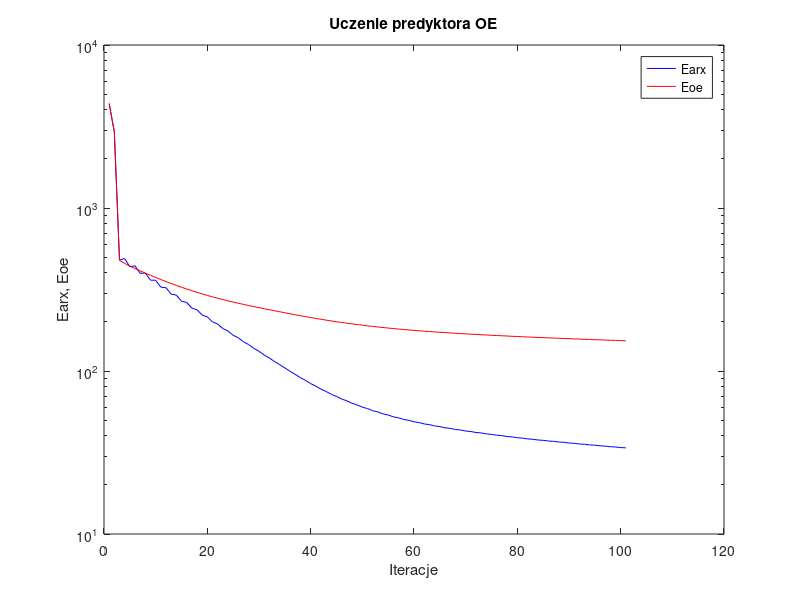
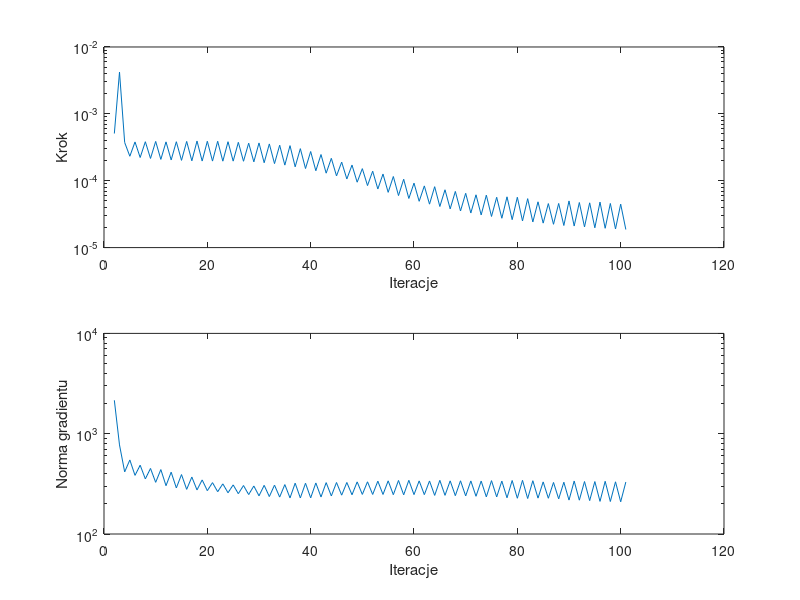

Source code (MATLAB) for these figures, in order:
%uczenie predyktora oe
clear all;
n=0; farx(n+1)=4.363777e+003; foe(n+1)=4.384953e+003; wspucz(n+1)=0.000000e+000; ng(n+1)=0.000000e+000;
n=1; farx(n+1)=2.917408e+003; foe(n+1)=2.940115e+003; krok(n+1)=5.081655e-004; ng(n+1)=2.153559e+003;
n=2; farx(n+1)=4.794214e+002; foe(n+1)=4.769271e+002; krok(n+1)=4.210497e-003; ng(n+1)=7.728291e+002;
n=3; farx(n+1)=4.894001e+002; foe(n+1)=4.572310e+002; krok(n+1)=3.729504e-004; ng(n+1)=4.162755e+002;
n=4; farx(n+1)=4.357184e+002; foe(n+1)=4.401216e+002; krok(n+1)=2.322394e-004; ng(n+1)=5.472186e+002;
n=5; farx(n+1)=4.421172e+002; foe(n+1)=4.251073e+002; krok(n+1)=3.800744e-004; ng(n+1)=3.842304e+002;
n=6; farx(n+1)=3.972623e+002; foe(n+1)=4.112135e+002; krok(n+1)=2.224690e-004; ng(n+1)=4.851887e+002;
n=7; farx(n+1)=3.993365e+002; foe(n+1)=3.983340e+002; krok(n+1)=3.831728e-004; ng(n+1)=3.543108e+002;
n=8; farx(n+1)=3.608560e+002; foe(n+1)=3.862614e+002; krok(n+1)=2.154098e-004; ng(n+1)=4.504007e+002;
n=9; farx(n+1)=3.602505e+002; foe(n+1)=3.748729e+002; krok(n+1)=3.870231e-004; ng(n+1)=3.274355e+002;
n=10; farx(n+1)=3.269128e+002; foe(n+1)=3.639900e+002; krok(n+1)=2.084136e-004; ng(n+1)=4.389143e+002;
n=11; farx(n+1)=3.242883e+002; foe(n+1)=3.538528e+002; krok(n+1)=3.812452e-004; ng(n+1)=3.031655e+002;
n=12; farx(n+1)=2.962445e+002; foe(n+1)=3.442359e+002; krok(n+1)=2.045351e-004; ng(n+1)=4.133139e+002;
n=13; farx(n+1)=2.920373e+002; foe(n+1)=3.351457e+002; krok(n+1)=3.831728e-004; ng(n+1)=2.879441e+002;
n=14; farx(n+1)=2.684129e+002; foe(n+1)=3.266248e+002; krok(n+1)=2.015675e-004; ng(n+1)=3.913592e+002;
n=15; farx(n+1)=2.632200e+002; foe(n+1)=3.185577e+002; krok(n+1)=3.870864e-004; ng(n+1)=2.786131e+002;
n=16; farx(n+1)=2.432999e+002; foe(n+1)=3.109902e+002; krok(n+1)=1.985317e-004; ng(n+1)=3.696804e+002;
n=17; farx(n+1)=2.374187e+002; foe(n+1)=3.038523e+002; krok(n+1)=3.920873e-004; ng(n+1)=2.750258e+002;
n=18; farx(n+1)=2.205932e+002; foe(n+1)=2.971545e+002; krok(n+1)=1.969720e-004; ng(n+1)=3.461015e+002;
n=19; farx(n+1)=2.144701e+002; foe(n+1)=2.908992e+002; krok(n+1)=3.889679e-004; ng(n+1)=2.704165e+002;
n=20; farx(n+1)=2.003198e+002; foe(n+1)=2.850356e+002; krok(n+1)=1.966794e-004; ng(n+1)=3.251769e+002;
n=21; farx(n+1)=1.940942e+002; foe(n+1)=2.795158e+002; krok(n+1)=3.889679e-004; ng(n+1)=2.640238e+002;
n=22; farx(n+1)=1.820487e+002; foe(n+1)=2.743119e+002; krok(n+1)=1.960919e-004; ng(n+1)=3.161786e+002;
n=23; farx(n+1)=1.759480e+002; foe(n+1)=2.694259e+002; krok(n+1)=3.831728e-004; ng(n+1)=2.577506e+002;
n=24; farx(n+1)=1.656310e+002; foe(n+1)=2.647897e+002; krok(n+1)=1.963632e-004; ng(n+1)=3.087659e+002;
n=25; farx(n+1)=1.597843e+002; foe(n+1)=2.604362e+002; krok(n+1)=3.749852e-004; ng(n+1)=2.523147e+002;
n=26; farx(n+1)=1.508709e+002; foe(n+1)=2.562319e+002; krok(n+1)=1.954649e-004; ng(n+1)=3.042207e+002;
n=27; farx(n+1)=1.453071e+002; foe(n+1)=2.522959e+002; krok(n+1)=3.643336e-004; ng(n+1)=2.472796e+002;
n=28; farx(n+1)=1.376379e+002; foe(n+1)=2.484349e+002; krok(n+1)=1.915864e-004; ng(n+1)=3.009415e+002;
n=29; farx(n+1)=1.320902e+002; foe(n+1)=2.447486e+002; krok(n+1)=3.674633e-004; ng(n+1)=2.403137e+002;
n=30; farx(n+1)=1.254048e+002; foe(n+1)=2.410773e+002; krok(n+1)=1.858436e-004; ng(n+1)=3.055903e+002;
n=31; farx(n+1)=1.201329e+002; foe(n+1)=2.376479e+002; krok(n+1)=3.551278e-004; ng(n+1)=2.361701e+002;
n=32; farx(n+1)=1.143552e+002; foe(n+1)=2.341804e+002; krok(n+1)=1.803354e-004; ng(n+1)=3.071024e+002;
n=33; farx(n+1)=1.094008e+002; foe(n+1)=2.309804e+002; krok(n+1)=3.395966e-004; ng(n+1)=2.333539e+002;
n=34; farx(n+1)=1.044640e+002; foe(n+1)=2.276707e+002; krok(n+1)=1.711903e-004; ng(n+1)=3.109245e+002;
n=35; farx(n+1)=9.964105e+001; foe(n+1)=2.246071e+002; krok(n+1)=3.347436e-004; ng(n+1)=2.289752e+002;
n=36; farx(n+1)=9.539938e+001; foe(n+1)=2.213731e+002; krok(n+1)=1.614953e-004; ng(n+1)=3.210520e+002;
n=37; farx(n+1)=9.110902e+001; foe(n+1)=2.185539e+002; krok(n+1)=3.019151e-004; ng(n+1)=2.287987e+002;
n=38; farx(n+1)=8.754896e+001; foe(n+1)=2.155388e+002; krok(n+1)=1.522476e-004; ng(n+1)=3.205868e+002;
n=39; farx(n+1)=8.371655e+001; foe(n+1)=2.129411e+002; krok(n+1)=2.734728e-004; ng(n+1)=2.292874e+002;
n=40; farx(n+1)=8.073988e+001; foe(n+1)=2.101156e+002; krok(n+1)=1.410971e-004; ng(n+1)=3.227231e+002;
n=41; farx(n+1)=7.733823e+001; foe(n+1)=2.077352e+002; krok(n+1)=2.463545e-004; ng(n+1)=2.339517e+002;
n=42; farx(n+1)=7.485322e+001; foe(n+1)=2.051006e+002; krok(n+1)=1.297027e-004; ng(n+1)=3.252887e+002;
n=43; farx(n+1)=7.191755e+001; foe(n+1)=2.029675e+002; krok(n+1)=2.162775e-004; ng(n+1)=2.395595e+002;
n=44; farx(n+1)=6.985047e+001; foe(n+1)=2.005442e+002; krok(n+1)=1.180809e-004; ng(n+1)=3.260692e+002;
n=45; farx(n+1)=6.732053e+001; foe(n+1)=1.986371e+002; krok(n+1)=1.897438e-004; ng(n+1)=2.439315e+002;
n=46; farx(n+1)=6.560461e+001; foe(n+1)=1.964254e+002; krok(n+1)=1.062896e-004; ng(n+1)=3.263731e+002;
n=47; farx(n+1)=6.336953e+001; foe(n+1)=1.947078e+002; krok(n+1)=1.714180e-004; ng(n+1)=2.460682e+002;
n=48; farx(n+1)=6.193712e+001; foe(n+1)=1.926602e+002; krok(n+1)=9.501859e-005; ng(n+1)=3.308959e+002;
n=49; farx(n+1)=6.000234e+001; foe(n+1)=1.911275e+002; krok(n+1)=1.516739e-004; ng(n+1)=2.480870e+002;
n=50; farx(n+1)=5.880835e+001; foe(n+1)=1.892719e+002; krok(n+1)=8.459568e-005; ng(n+1)=3.314627e+002;
n=51; farx(n+1)=5.708262e+001; foe(n+1)=1.878868e+002; krok(n+1)=1.389271e-004; ng(n+1)=2.479118e+002;
n=52; farx(n+1)=5.607836e+001; foe(n+1)=1.861725e+002; krok(n+1)=7.528795e-005; ng(n+1)=3.362549e+002;
n=53; farx(n+1)=5.455710e+001; foe(n+1)=1.849290e+002; krok(n+1)=1.258386e-004; ng(n+1)=2.478956e+002;
n=54; farx(n+1)=5.370926e+001; foe(n+1)=1.833613e+002; krok(n+1)=6.703667e-005; ng(n+1)=3.388518e+002;
n=55; farx(n+1)=5.235102e+001; foe(n+1)=1.822327e+002; krok(n+1)=1.156138e-004; ng(n+1)=2.465857e+002;
n=56; farx(n+1)=5.162869e+001; foe(n+1)=1.807936e+002; krok(n+1)=6.000183e-005; ng(n+1)=3.417779e+002;
n=57; farx(n+1)=5.042795e+001; foe(n+1)=1.797756e+002; krok(n+1)=1.052302e-004; ng(n+1)=2.457517e+002;
n=58; farx(n+1)=4.980481e+001; foe(n+1)=1.784629e+002; krok(n+1)=5.427827e-005; ng(n+1)=3.429008e+002;
n=59; farx(n+1)=4.878340e+001; foe(n+1)=1.775649e+002; krok(n+1)=9.199795e-005; ng(n+1)=2.470943e+002;
n=60; farx(n+1)=4.824249e+001; foe(n+1)=1.763974e+002; krok(n+1)=4.924301e-005; ng(n+1)=3.385429e+002;
n=61; farx(n+1)=4.734001e+001; foe(n+1)=1.755870e+002; krok(n+1)=8.368590e-005; ng(n+1)=2.468574e+002;
n=62; farx(n+1)=4.686746e+001; foe(n+1)=1.745191e+002; krok(n+1)=4.461789e-005; ng(n+1)=3.379765e+002;
n=63; farx(n+1)=4.601563e+001; foe(n+1)=1.737503e+002; krok(n+1)=8.147519e-005; ng(n+1)=2.425776e+002;
n=64; farx(n+1)=4.559469e+001; foe(n+1)=1.727374e+002; krok(n+1)=4.116566e-005; ng(n+1)=3.427658e+002;
n=65; farx(n+1)=4.485020e+001; foe(n+1)=1.720439e+002; krok(n+1)=7.324517e-005; ng(n+1)=2.428957e+002;
n=66; farx(n+1)=4.447529e+001; foe(n+1)=1.711269e+002; krok(n+1)=3.791849e-005; ng(n+1)=3.387426e+002;
n=67; farx(n+1)=4.379254e+001; foe(n+1)=1.704814e+002; krok(n+1)=6.918420e-005; ng(n+1)=2.410517e+002;
n=68; farx(n+1)=4.345426e+001; foe(n+1)=1.696227e+002; krok(n+1)=3.527374e-005; ng(n+1)=3.392704e+002;
n=69; farx(n+1)=4.283243e+001; foe(n+1)=1.690231e+002; krok(n+1)=6.485137e-005; ng(n+1)=2.397915e+002;
n=70; farx(n+1)=4.252563e+001; foe(n+1)=1.682224e+002; krok(n+1)=3.291660e-005; ng(n+1)=3.381758e+002;
n=71; farx(n+1)=4.195161e+001; foe(n+1)=1.676572e+002; krok(n+1)=6.158863e-005; ng(n+1)=2.376962e+002;
n=72; farx(n+1)=4.167211e+001; foe(n+1)=1.669068e+002; krok(n+1)=3.079431e-005; ng(n+1)=3.370781e+002;
n=73; farx(n+1)=4.112232e+001; foe(n+1)=1.663643e+002; krok(n+1)=6.078783e-005; ng(n+1)=2.345042e+002;
n=74; farx(n+1)=4.086388e+001; foe(n+1)=1.656374e+002; krok(n+1)=2.921834e-005; ng(n+1)=3.404508e+002;
n=75; farx(n+1)=4.036622e+001; foe(n+1)=1.651338e+002; krok(n+1)=5.658127e-005; ng(n+1)=2.341878e+002;
n=76; farx(n+1)=4.012892e+001; foe(n+1)=1.644570e+002; krok(n+1)=2.746916e-005; ng(n+1)=3.368206e+002;
n=77; farx(n+1)=3.963842e+001; foe(n+1)=1.639614e+002; krok(n+1)=5.745483e-005; ng(n+1)=2.297846e+002;
n=78; farx(n+1)=3.941736e+001; foe(n+1)=1.632937e+002; krok(n+1)=2.617217e-005; ng(n+1)=3.415212e+002;
n=79; farx(n+1)=3.894839e+001; foe(n+1)=1.628161e+002; krok(n+1)=5.658127e-005; ng(n+1)=2.271499e+002;
n=80; farx(n+1)=3.874147e+001; foe(n+1)=1.621690e+002; krok(n+1)=2.505415e-005; ng(n+1)=3.428680e+002;
n=81; farx(n+1)=3.830686e+001; foe(n+1)=1.617162e+002; krok(n+1)=5.394830e-005; ng(n+1)=2.258383e+002;
n=82; farx(n+1)=3.811166e+001; foe(n+1)=1.611045e+002; krok(n+1)=2.418894e-005; ng(n+1)=3.398659e+002;
n=83; farx(n+1)=3.773229e+001; foe(n+1)=1.606925e+002; krok(n+1)=4.837788e-005; ng(n+1)=2.277965e+002;
n=84; farx(n+1)=3.754880e+001; foe(n+1)=1.601355e+002; krok(n+1)=2.322634e-005; ng(n+1)=3.307571e+002;
n=85; farx(n+1)=3.720095e+001; foe(n+1)=1.597445e+002; krok(n+1)=4.553746e-005; ng(n+1)=2.271235e+002;
n=86; farx(n+1)=3.702800e+001; foe(n+1)=1.592234e+002; krok(n+1)=2.230894e-005; ng(n+1)=3.264892e+002;
n=87; farx(n+1)=3.668826e+001; foe(n+1)=1.588389e+002; krok(n+1)=4.572173e-005; ng(n+1)=2.239884e+002;
n=88; farx(n+1)=3.652500e+001; foe(n+1)=1.583269e+002; krok(n+1)=2.139878e-005; ng(n+1)=3.281613e+002;
n=89; farx(n+1)=3.616522e+001; foe(n+1)=1.579303e+002; krok(n+1)=4.989171e-005; ng(n+1)=2.178223e+002;
n=90; farx(n+1)=3.600730e+001; foe(n+1)=1.573930e+002; krok(n+1)=2.102242e-005; ng(n+1)=3.374689e+002;
n=91; farx(n+1)=3.567601e+001; foe(n+1)=1.570173e+002; krok(n+1)=4.724951e-005; ng(n+1)=2.173250e+002;
n=92; farx(n+1)=3.552564e+001; foe(n+1)=1.565104e+002; krok(n+1)=2.036880e-005; ng(n+1)=3.335373e+002;
n=93; farx(n+1)=3.520722e+001; foe(n+1)=1.561447e+002; krok(n+1)=4.673612e-005; ng(n+1)=2.152409e+002;
n=94; farx(n+1)=3.506337e+001; foe(n+1)=1.556500e+002; krok(n+1)=1.977673e-005; ng(n+1)=3.332930e+002;
n=95; farx(n+1)=3.474633e+001; foe(n+1)=1.552837e+002; krok(n+1)=4.789661e-005; ng(n+1)=2.114594e+002;
n=96; farx(n+1)=3.460693e+001; foe(n+1)=1.547901e+002; krok(n+1)=1.944453e-005; ng(n+1)=3.353112e+002;
n=97; farx(n+1)=3.431302e+001; foe(n+1)=1.544419e+002; krok(n+1)=4.572173e-005; ng(n+1)=2.108245e+002;
n=98; farx(n+1)=3.417883e+001; foe(n+1)=1.539725e+002; krok(n+1)=1.900886e-005; ng(n+1)=3.314894e+002;
n=99; farx(n+1)=3.390032e+001; foe(n+1)=1.536371e+002; krok(n+1)=4.462420e-005; ng(n+1)=2.094823e+002;
n=100; farx(n+1)=3.377048e+001; foe(n+1)=1.531822e+002; krok(n+1)=1.864430e-005; ng(n+1)=3.295487e+002;

figure; semilogy(farx,'b'); hold on; semilogy(foe,'r'); xlabel('Iteracje'); ylabel('Earx, Eoe'); legend('Earx','Eoe'); title('Uczenie predyktora OE');
figure; subplot(2,1,1); semilogy(krok); xlabel('Iteracje'); ylabel('Krok');
subplot(2,1,2); semilogy(ng); xlabel('Iteracje'); ylabel('Norma gradientu');
Earx=farx(n+1)
Eoe=foe(n+1)
